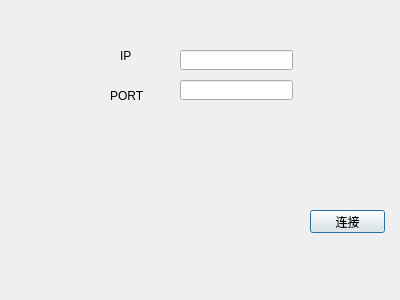
<?xml version="1.0" encoding="UTF-8"?>
<ui version="4.0">
 <class>Connect</class>
 <widget class="QDialog" name="Connect">
  <property name="geometry">
   <rect>
    <x>0</x>
    <y>0</y>
    <width>400</width>
    <height>300</height>
   </rect>
  </property>
  <property name="windowTitle">
   <string>Dialog</string>
  </property>
  <widget class="QLineEdit" name="ip">
   <property name="geometry">
    <rect>
     <x>180</x>
     <y>50</y>
     <width>113</width>
     <height>20</height>
    </rect>
   </property>
  </widget>
  <widget class="QLineEdit" name="port">
   <property name="geometry">
    <rect>
     <x>180</x>
     <y>80</y>
     <width>113</width>
     <height>20</height>
    </rect>
   </property>
  </widget>
  <widget class="QPushButton" name="btn">
   <property name="geometry">
    <rect>
     <x>310</x>
     <y>210</y>
     <width>75</width>
     <height>23</height>
    </rect>
   </property>
   <property name="text">
    <string>连接</string>
   </property>
  </widget>
  <widget class="QLabel" name="label">
   <property name="geometry">
    <rect>
     <x>120</x>
     <y>50</y>
     <width>54</width>
     <height>12</height>
    </rect>
   </property>
   <property name="text">
    <string>IP</string>
   </property>
  </widget>
  <widget class="QLabel" name="label_2">
   <property name="geometry">
    <rect>
     <x>110</x>
     <y>90</y>
     <width>54</width>
     <height>12</height>
    </rect>
   </property>
   <property name="text">
    <string>PORT</string>
   </property>
  </widget>
  <widget class="QWidget" name="widget" native="true">
   <property name="geometry">
    <rect>
     <x>0</x>
     <y>-1</y>
     <width>400</width>
     <height>311</height>
    </rect>
   </property>
   <property name="styleSheet">
    <string notr="true">background-image:url(:/image/login.png)</string>
   </property>
  </widget>
  <zorder>widget</zorder>
  <zorder>ip</zorder>
  <zorder>port</zorder>
  <zorder>btn</zorder>
  <zorder>label</zorder>
  <zorder>label_2</zorder>
 </widget>
 <resources/>
 <connections/>
</ui>
